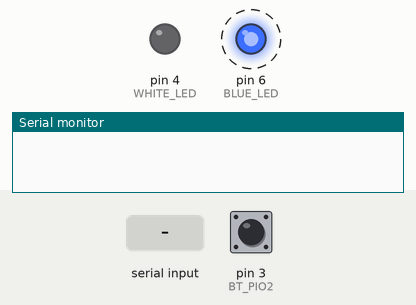
This sketch was run on a simulated Arduino Uno, built with avr-gcc and run on an emulated ATmega328P. On the bench: output pins drawn as LEDs (lit = HIGH), the last lines printed to the serial monitor. Dashed ring = blinking. The inputs (shaded band) are chosen by the test bench; at power-on: pin 3 (BT_PIO2) HIGH. Pins used as bus, display or sensor lines are not drawn.

Above: at 2.1 s.
At 3.2 s:
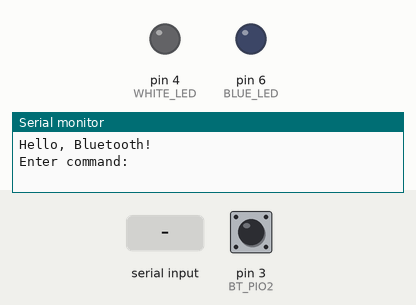
3.3 s: "90,45\n" received over Serial
4.8 s: "0\n" received over Serial
Timing chart, 0 to 7.8 s (numbered marks = the images above; inputs shaded):
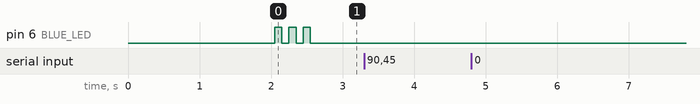

Measured:
- by itself, pin 6 (BLUE_LED): alternates HIGH for 0.10 s and LOW for 0.10 s, 6 changes in all, then stays LOW

The sketch:

AndroidBluetooth.ino
```cpp
// Pinout
// 0, 1 => Serial RX, TX
//    3 => Bluetooth PIO2
//    6 => White LED
//    5 => Bluetooth RESET
//    6 => Blue LED
static const int BT_PIO2 = 3;
static const int WHITE_LED = 4;
static const int BT_RESET = 5;
static const int BLUE_LED = 6;

// Timer variables
int s_ticks = 0;
int s_blinkTicks = 0;
boolean s_whiteLedState = 0;

// Synchronous blink
void BlinkLed(int Pin, unsigned int Times, unsigned int Period = 200) {
  for (int i = 0; i < Times; ++i) {
    digitalWrite(Pin, HIGH);
    delay(Period / 2);
    digitalWrite(Pin, LOW);
    delay(Period / 2);
  }
}

// Configure our pinout
void SetupPinout() {
  pinMode(BT_PIO2, INPUT);
  pinMode(BT_RESET, OUTPUT);
  pinMode(BLUE_LED, OUTPUT);
  pinMode(WHITE_LED, OUTPUT);
  digitalWrite(BLUE_LED, LOW);
  digitalWrite(WHITE_LED, s_whiteLedState);
}

// Connect to the Bluetooth module and reset
void SetupBluetooth() {
  Serial.begin(115200);
  digitalWrite(BT_RESET, LOW);
  delay(50);
  digitalWrite(BT_RESET, HIGH);
  delay(2000);
  Serial.flush();
}

// Configure timer 2 to fire an interrupt every 1 ms
// From sample code at http://arduinomega.blogspot.ca/2011/05/timer2-and-overflow-interrupt-lets-get.html
void SetupTimer2() {
  TCCR2B = 0x00; // disable timer
  TCNT2  = 130;  // reset count to 130
  TIFR2  = 0x00; // clear interrupt flag
  TIMSK2 = 0x01; // enable interrupt
  TCCR2A = 0x00; // wave gen mode normal
  TCCR2B = 0x05; // prescaler set to 128
}

// Handle the timer 2 interrupt (every ~1 ms)
ISR(TIMER2_OVF_vect) {
  ++s_ticks;

  // Toggle the LED state if active
  if (s_blinkTicks && s_ticks % s_blinkTicks == 0) {
    s_whiteLedState = !s_whiteLedState;
    digitalWrite(WHITE_LED, s_whiteLedState);
  }

  // If disabled, make sure the LED is off
  if (s_blinkTicks == 0 && s_whiteLedState) {
    s_whiteLedState = 0;
    digitalWrite(WHITE_LED, s_whiteLedState);
  }

  // Rest the timer count to 130 and clear the interrupt flag
  TCNT2 = 130;
  TIFR2 = 0x00;
};

// Wait until the Bluetooth module is connected
void WaitBluetoothConnect() {
  while (digitalRead(BT_PIO2) == LOW) {
    delay(100);
  }
}

void setup() {
  SetupPinout();
  SetupTimer2();
  SetupBluetooth();
}

void loop() {
  WaitBluetoothConnect();
  BlinkLed(BLUE_LED, 3);
  Serial.println("Hello, Bluetooth!");

  // Receive commands
  while (true) {
    Serial.print("Enter command: ");
    String command = WaitBluetoothCommand();
    if (command != "") {
      boolean success = ProcessCommand(command);
      if (!success) {
        Serial.print("Error processing command: ");
        Serial.println(command);
      }
    }
  }
}
```

Commands.ino
```cpp
String WaitBluetoothCommand() {
  char buffer[100] = {0};
  int index = 0;
  while (index < 100) {
    if (Serial.available()) {
      byte val = Serial.read();
      Serial.write(val);
      if (val == '\n' || val == '\r') {
        buffer[index + 1] = '\0';
        String command(buffer);
        command.toUpperCase();
        return command;
      }
      buffer[index++] = val;
    }
  }
  return String("");
}

// Define our commands
enum CommandType {
  COMMAND_BLINK = 0,
  COMMANDS_COUNT
};

static const String COMMAND_TYPE_STRINGS[COMMANDS_COUNT] = {
  "BLINK"
};

void ParseCommand(const String& Command, String& Type, int& Value) {
  Type = Command;
  Value = 0;
  int commaPos = Command.indexOf(',');
  if (commaPos != -1) {
    Type = Command.substring(0, commaPos);
    if (commaPos + 1 < Command.length()) {
      Value = Command.substring(commaPos + 1).toInt();
    }
  }
}

// Blink the LED the given amount of times
// Command: BLINK,<period>
// period: toggle period, in ms, or 0 to disable
boolean ProcessBlinkCommand(const int& Value) {
  if (Value < 0) {
    Serial.println("Error processing BLINK command, period < 0");
    return false;
  }
  Serial.println("Processing BLINK command:");
  Serial.print("  period = ");
  Serial.println(Value);
  s_blinkTicks = Value;
  return true;
}

boolean ProcessCommand(const String& Command) {
  // Parse the command type
  String type;
  int value;
  ParseCommand(Command, type, value);
  for (int i = 0; i < COMMANDS_COUNT; ++i) {
    if (type.equals(COMMAND_TYPE_STRINGS[i])) {
      return ProcessCommand(i, value);
    }
  }
  return false;
}

boolean ProcessCommand(int Type, const int& Value) {
  // Call the specific command function
  switch (Type) {
    case COMMAND_BLINK:
      return ProcessBlinkCommand(Value);
    default:
      return false;
  }
}
```
